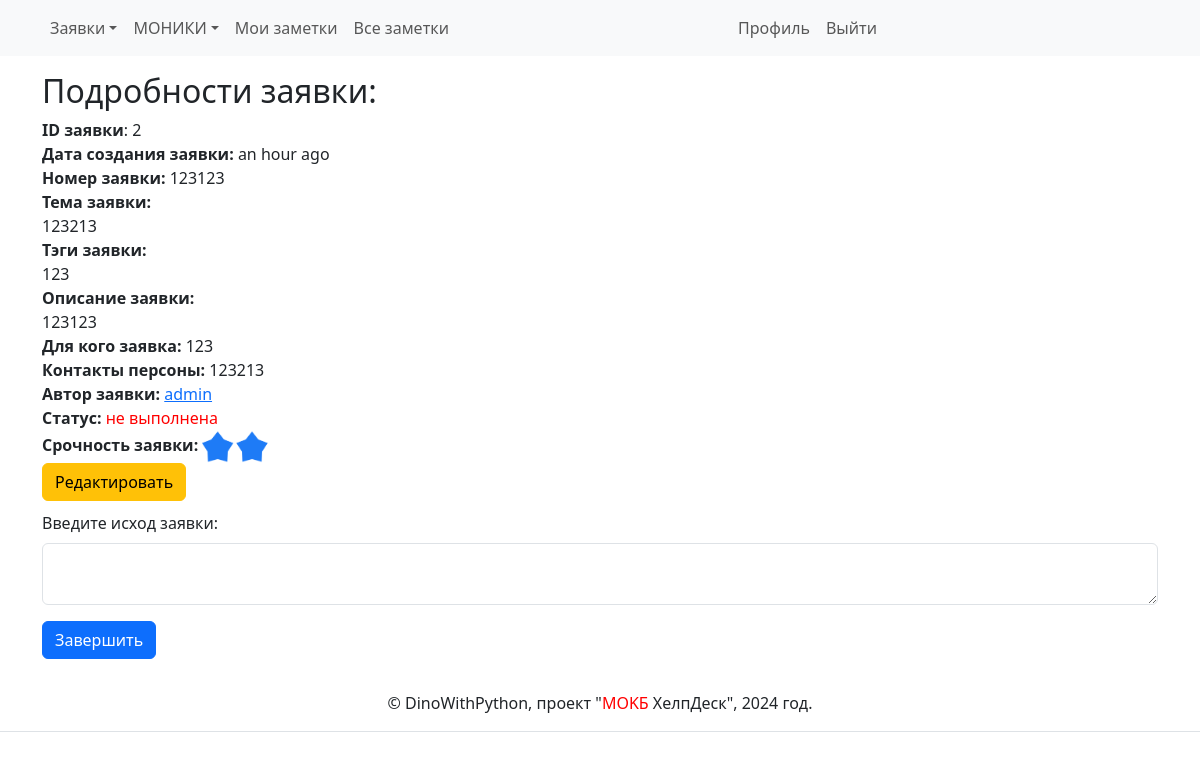
Page /task/task_detail/2 (signed in) on the committed database.
### app/models.py (models this page shows, shortened)
class Task(db.Model):
    id: so.Mapped[int] = so.mapped_column(primary_key=True, autoincrement=True)
    date_create_task: so.Mapped[datetime] = so.mapped_column(
        index=True, default=lambda: datetime.now(timezone.utc))
    number_task: so.Mapped[Optional[str]] = so.mapped_column(
        sa.String(15),
        index=True,
        unique=True)
    theme_task: so.Mapped[Optional[str]] = so.mapped_column(sa.String(250))
    body_task: so.Mapped[Optional[str]] = so.mapped_column(sa.String(2000))
    tag_task: so.Mapped[Optional[str]] = so.mapped_column(sa.String(200))
    person_task: so.Mapped[Optional[str]] = so.mapped_column(sa.String(200))
    contact_person_task: so.Mapped[Optional[str]] = so.mapped_column(
        sa.String(200))
    user_id: so.Mapped[int] = so.mapped_column(sa.ForeignKey(User.id),
                                               index=True)
    author_task: so.Mapped[User] = so.relationship(back_populates='tasks')
    complete: so.Mapped[bool] = so.mapped_column(sa.Boolean, default=False)
    decision_task: so.Mapped[Optional[str]] = so.mapped_column(sa.String(2000))
    urgency_task: so.Mapped[Optional[str]] = so.mapped_column(sa.String(50))

class User(UserMixin, db.Model):
    id: so.Mapped[int] = so.mapped_column(primary_key=True)
    username: so.Mapped[str] = so.mapped_column(sa.String(64), index=True,
                                                unique=True)
    email: so.Mapped[str] = so.mapped_column(sa.String(120), index=True,
                                             unique=True)
    password_hash: so.Mapped[Optional[str]] = so.mapped_column(sa.String(256))
    about_me: so.Mapped[Optional[str]] = so.mapped_column(sa.String(140))
    last_seen: so.Mapped[Optional[datetime]] = so.mapped_column(
        default=lambda: datetime.now(timezone.utc))
    posts: so.WriteOnlyMapped['Post'] = so.relationship(
        back_populates='author')
    tasks: so.WriteOnlyMapped['Task'] = so.relationship(
        back_populates='author_task')
    following: so.WriteOnlyMapped['User'] = so.relationship(
        secondary=followers, primaryjoin=(followers.c.follower_id == id),
        secondaryjoin=(followers.c.followed_id == id),
        back_populates='followers')
    followers: so.WriteOnlyMapped['User'] = so.relationship(
        secondary=followers, primaryjoin=(followers.c.followed_id == id),
        secondaryjoin=(followers.c.follower_id == id),
        back_populates='following')

### app/tasks/routes.py (the view)
@bp.route('/task_detail/<task_id>', methods=['GET', 'POST'])
@login_required
def task_detail(task_id):
    task = db.first_or_404(sa.select(Task).where(Task.id == int(task_id)))
    form = TaskCompleteForm()
    if form.validate_on_submit():
        task.complete = True
        task.decision_task = form.decision_task.data
        db.session.commit()
        flash('Изменения успешно сохранены.')
        return render_template(
            'tasks/task_detail.html', task=task,
            title="Подробности заявки")
    elif request.method == 'GET':
        return render_template('tasks/task_detail.html',
                               task=task,
                               title='Выполнить заявку',
                               form=form)

### app/tasks/forms.py
class TaskCompleteForm(FlaskForm):
    decision_task = TextAreaField(
        'Введите исход заявки:',
        validators=[Length(min=0, max=1400)]
        )
    submit = SubmitField('Завершить')

### app/models.py (called while the page is built)
@login.user_loader
def load_user(id):
    return db.session.get(User, int(id))

### app/templates/tasks/task_detail.html
{% extends "base.html" %}
{% import "bootstrap_wtf.html" as wtf %}
{% block content %}
    <h2>Подробности заявки:</h2>
    <div><b>ID заявки</b>: {{ task.id  }}</div>
    <div><b>Дата создания заявки:</b> {{ moment(task.date_create_task).fromNow() }}</div>
    <div><b>Номер заявки:</b> {{ task.number_task }}</div>
    <div><b>Тема заявки:</b> <br> {{ task.theme_task }}</div>
    <div><b>Тэги заявки:</b> <br> {{ task.tag_task }}</div>
    <div><b>Описание заявки:</b> <br> {{ task.body_task }}</div>
    <div><b>Для кого заявка:</b> {{ task.person_task }}</div>
    <div><b>Контакты персоны:</b> {{ task.contact_person_task }}</div>
    <div><b>Автор заявки:</b> <a href="{{ url_for('main.user', username=task.author_task.username ) }}">
        {{ task.author_task.username }}
        </a>
    </div>
    {% if task.complete %}
    <br>
    <div><b>Статус:</b> <span style="color:green;">выполнена</span></div>
    <div><b>Исход решения заявки:</b> <span style="color:green;"> <br> {{ task.decision_task }}</span></div>
    {% else %}
    <div><b>Статус:</b> <span style="color:red;">не выполнена</span></div>
    <div><b>Срочность заявки:</b>
        {% if task.urgency_task == '3' %}
        <img src="{{ url_for('static', filename='3.png') }}" width="100"/>
        {% elif task.urgency_task == '2' %}
        <img src="{{ url_for('static', filename='2.png') }}" width="100"/>
        {% else %}
        <img src="{{ url_for('static', filename='1.png') }}" width="100"/>
        {% endif %}
    </div>
    {% if current_user == task.author_task %}
    <td><button type="button" class="btn btn-warning" style="float: left;">
        <a href="{{ url_for('tasks.edit_task', task_id=task.id) }}"
           style="text-decoration: none; color: rgb(0, 0, 0);">
            Редактировать
        </a>
    </button></td>
    {% endif %}
    <br><br>
        {% if current_user == task.author_task %}
            {{ wtf.quick_form(form) }}
        {% endif %}
    {% endif %}
{% endblock %}

### rows in the picture
Task: id "2", date_create_task "an hour ago", number_task "123123", theme_task "123213", tag_task "123", body_task "123123", person_task "123", contact_person_task "123213"
User: author_task.username "admin"

### other values in the picture
{{ field.label(class='form-label') }} "Введите исход заявки:"
{{ moment().format('YYYY') }} "2024"
